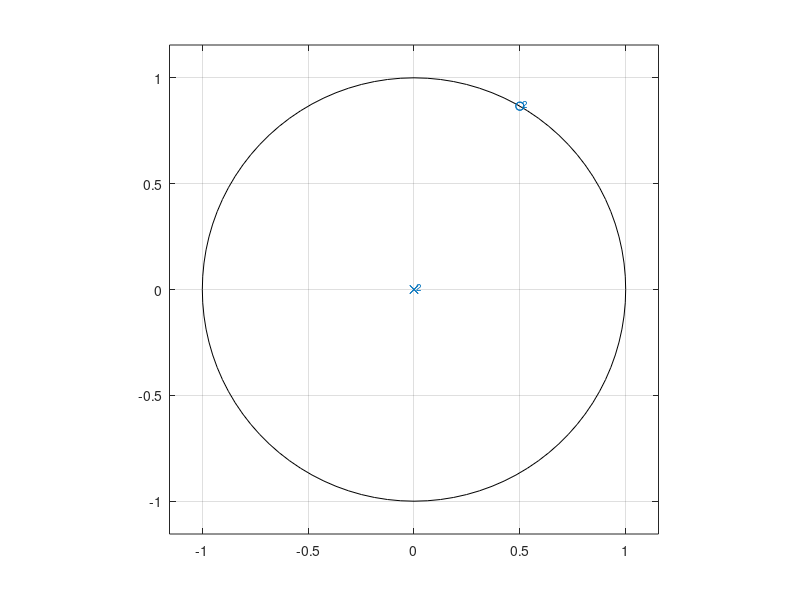
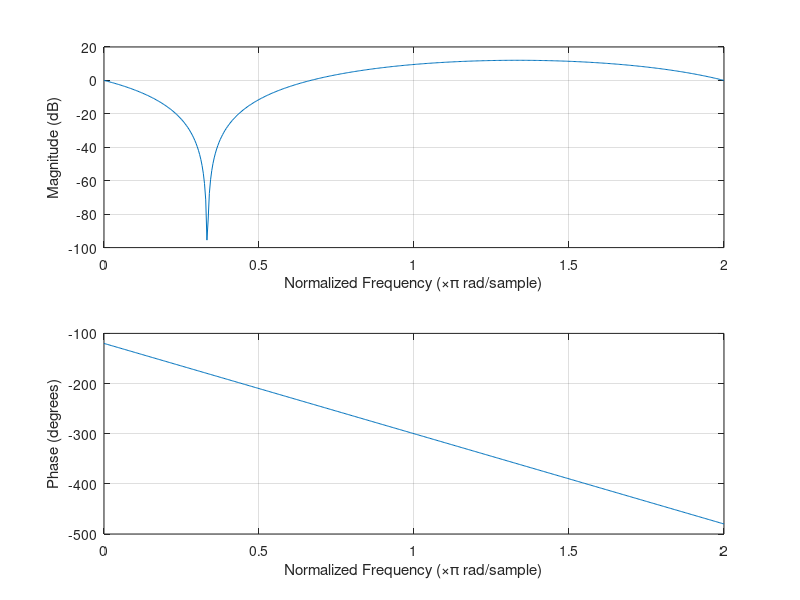
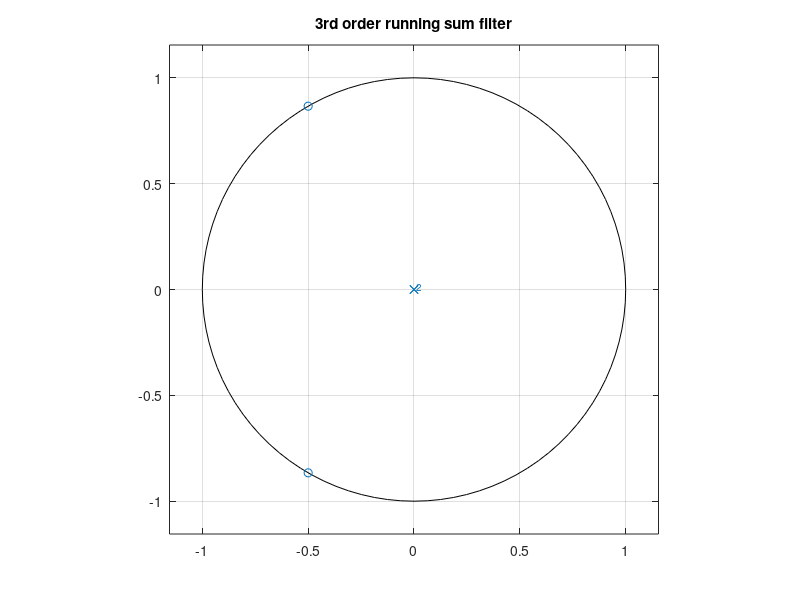
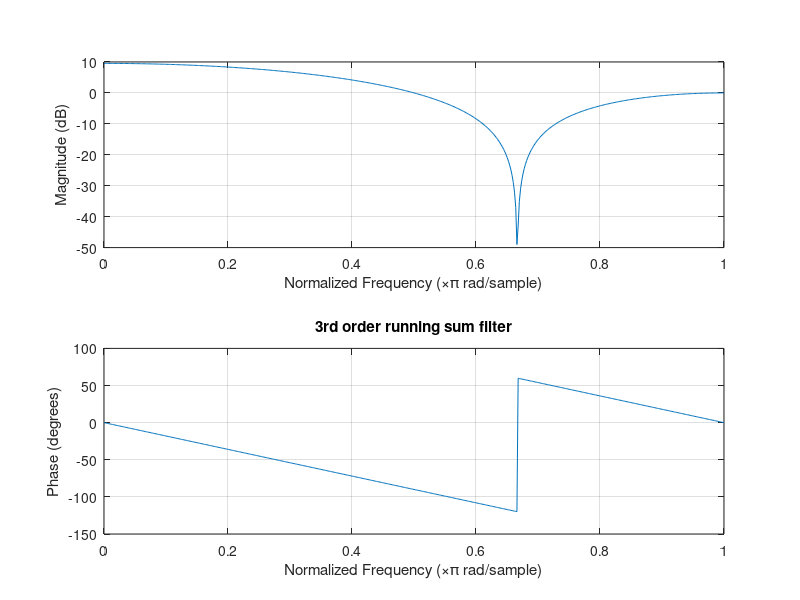

The MATLAB source for these figures, in order: (Note: this script raises an error after producing the figures.)
%% Lecture stuff
% define poles and zeros:
poles = [0; 0];
zeros = [1/2+sqrt(3)*i/2; 1/2+sqrt(3)*i/2]
% plot the z-plane
figure(1)
zplane(zeros, poles)

%polynomials:
B = poly(zeros);
A = poly(poles);
% plot the frequency response:
figure(2)
freqz(B, A)

%% Hands-on ex 1
%Running sum
%In the general case the expresisson is: (z^2 + z + 1) / z^2 for 3rd order

zeros3 = roots([1 1 1]*(1/3));
poles3 = roots([1 0 0]);
zeros5 = roots([1 1 1 1 1]*(1/5));
poles5 = roots([1 0 0 0 0]);
figure(3)
zplane(zeros3,poles3)
title('3rd order running sum filter')
figure(4)
freqz(poly(zeros3),poly(poles3))
title('3rd order running sum filter')
figure(5)
zplane(zeros5,poles5)
title('3rd order running sum filter')
figure(6)
freqz(poly(zeros5),poly(poles5))
title('3rd order running sum filter')

%%
%Running average
%In the general case the expresisson is: (z^2 + z + 1) / z^2 for 3rd order

zeros3 = roots([1 1 1]);
poles3 = roots([1 0 0]*3);
zeros5 = roots([1 1 1 1 1]);
poles5 = roots([1 0 0 0 0]*5);
figure(7)
zplane(zeros3,poles3)
title('3rd order running sum filter')
figure(8)
freqz(poly(zeros3),poly(poles3))
title('3rd order running sum filter')
hold on 
freqz(poly(poles3),poly(zeros3))
hold off
figure(9)
zplane(zeros5,poles5)
title('3rd order running sum filter')
figure(10)
freqz(poly(zeros5),poly(poles5))
title('3rd order running sum filter')

%% Design a filter that blocks the normalized frequency of 0.1 by placing 4
%zeros in the z-plane. Make sure the filter returns real-values outputs when 
%fed with real-valued inputs by placing complex-conjugate pairs of poles and zeros.

zeros = [cos(0.1*pi) + j*sin(0.1*pi); cos(0.1*pi) - j*sin(0.1*pi)];
poles = [];
figure(10)
zplane(zeros, poles)
figure(11)
freqz(poly(zeros),poly(poles))

%% Add to the previous filter 4 poles lying on a circle with a radius R < 1
%(you chose R) at angles identical to the angles of the zeros. 
%How does the frequency response change when you increase R and when R
%approaches 1?

zeros = [cos(0.1*pi) + j*sin(0.1*pi); cos(0.1*pi) - j*sin(0.1*pi)];
poles = 0.999*zeros;
figure(10)
zplane(zeros, poles)
figure(11)
freqz(poly(zeros),poly(poles))

%% Ex. 1.2
%Lowpass
fp = 0.3;
mp = 0.2;
fz = 0.7;
mz = 0.3;
zeros_l = mz*[cos(fz*pi) + j*sin(fz*pi); cos(fz*pi) - j*sin(fz*pi)];
poles_l = mp*[cos(fp*pi) + j*sin(fp*pi); cos(fp*pi) - j*sin(fp*pi)];
figure(10)
zplane(zeros_l, poles_l)
figure(11)
freqz(poly(zeros_l),poly(poles_l))

%% highpass
fp = 0.1;
mp = 0.2;
fz = 0.7;
mz = 0.3;
zeros_h = mz*[cos(fz*pi) + j*sin(fz*pi); cos(fz*pi) - j*sin(fz*pi)];
poles_h = mp*[cos(fp*pi) + j*sin(fp*pi); cos(fp*pi) - j*sin(fp*pi)];
figure(12)
zplane(zeros_h, poles_h)
figure(13)
freqz(poly(zeros_h),poly(poles_h))

%% All pass
fz = 0.2;
stuff = [exp(fz*pi*j); exp(-fz*pi*j); exp(2*fz*pi*j); exp(-2*j*fz*pi); 0];
zeros_a = 1.1*stuff;
poles_a = 0.9*stuff;
figure(14)
zplane(zeros_a, poles_a)
figure(15)
freqz(poly(zeros_a),poly(poles_a))

%% 

[s,t] = generate_sinosoid


%% Ex 3

%% 3.1
%Create the filters
% define a sampling freq and make delay_samples dependant on fs
fs = 10;
delay_samples = 3; % this should be func of fs
alpha = 0.6;
a1 = 1;
b1 = [1;zeros(delay_samples,1);alpha]; 
a2 = [1;zeros(delay_samples,1);alpha];
b2 = 1;

%impulse responce of the first function
h1 = b1; 
%Transfer function of first function:
zeros1 = roots(b1);
poles1 = roots(a1);
H1 = zeros1/1
figure(1)
zplane(zeros1,poles1)
figure(2)
freqz(poly(zeros1),poly(poles1))
% ok, this isn't quite right.... return to it later.
 
